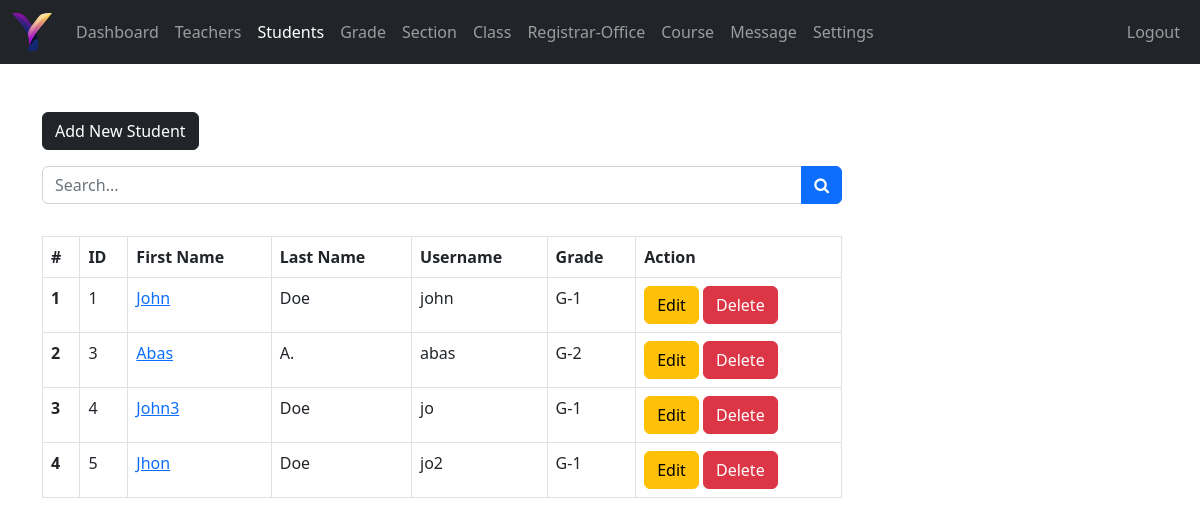
The page /admin/student.php (signed in) on the database its author committed.
### tables this page shows
CREATE TABLE `students` (
  `student_id` int(11) NOT NULL,
  `username` varchar(127) NOT NULL,
  `password` varchar(255) NOT NULL,
  `fname` varchar(127) NOT NULL,
  `lname` varchar(255) NOT NULL,
  `grade` int(11) NOT NULL,
  `section` int(11) NOT NULL,
  `address` varchar(31) NOT NULL,
  `gender` varchar(7) NOT NULL,
  `email_address` varchar(255) NOT NULL,
  `date_of_birth` date NOT NULL,
  `date_of_joined` timestamp NULL DEFAULT current_timestamp(),
  `parent_fname` varchar(127) NOT NULL,
  `parent_lname` varchar(127) NOT NULL,
  `parent_phone_number` varchar(31) NOT NULL
);

CREATE TABLE `grades` (
  `grade_id` int(11) NOT NULL,
  `grade` varchar(31) NOT NULL,
  `grade_code` varchar(7) NOT NULL
);

### admin/data/student.php (called while the page is built, shortened)
<?php
function getAllStudents($conn){
   $sql = "SELECT * FROM students";
   $stmt = $conn->prepare($sql);
   $stmt->execute();
   if ($stmt->rowCount() >= 1) {
     $students = $stmt->fetchAll();
     return $students;
   }else {
   	return 0;
   }
}

### admin/data/grade.php (called while the page is built, shortened)
<?php
function getGradeById($grade_id, $conn){
   $sql = "SELECT * FROM grades
           WHERE grade_id=?";
   $stmt = $conn->prepare($sql);
   $stmt->execute([$grade_id]);
   if ($stmt->rowCount() == 1) {
     $grade = $stmt->fetch();
     return $grade;
   }else {
    return 0;
   }
}

### admin/student.php (the view, shortened to what this page needs)
<?php
if (isset($_SESSION['admin_id']) &&
    isset($_SESSION['role'])) {
    if ($_SESSION['role'] == 'Admin') {
       include "../DB_connection.php";
       include "data/student.php";
       include "data/grade.php";
       $students = getAllStudents($conn);
 ?>
<!DOCTYPE html>
<html lang="en">
<head>
	<link rel="stylesheet" href="https://cdn.jsdelivr.net/npm/bootstrap@5.2.0/dist/css/bootstrap.min.css">
	<link rel="stylesheet" href="../css/style.css">
  <link rel="stylesheet" href="https://cdnjs.cloudflare.com/ajax/libs/font-awesome/4.7.0/css/font-awesome.min.css">
</head>
<body>
    <?php
        include "inc/navbar.php";
        if ($students != 0) {
     ?>
     <div class="container mt-5">
        <a href="student-add.php"
           class="btn btn-dark">Add New Student</a>
           <form action="student-search.php"
                 class="mt-3 n-table"
                 method="get">
             <div class="input-group mb-3">
                <input type="text"
                       class="form-control"
                       name="searchKey"
                       placeholder="Search...">
                <button class="btn btn-primary">
                        <i class="fa fa-search"
                           aria-hidden="true"></i>
                      </button>
             </div>
           </form>
           <div class="table-responsive">
              <table class="table table-bordered mt-3 n-table">
                <thead>
                  <tr>
                    <th scope="col">#</th>
                    <th scope="col">ID</th>
                    <th scope="col">First Name</th>
                    <th scope="col">Last Name</th>
                    <th scope="col">Username</th>
                    <th scope="col">Grade</th>
                    <th scope="col">Action</th>
                  </tr>
                </thead>
                <tbody>
                  <?php $i = 0; foreach ($students as $student ) {
                    $i++;  ?>
                  <tr>
                    <th scope="row"><?=$i?></th>
                    <td><?=$student['student_id']?></td>
                    <td>
                      <a href="student-view.php?student_id=<?=$student['student_id']?>">
                        <?=$student['fname']?>
                      </a>
                    </td>
                    <td><?=$student['lname']?></td>
                    <td><?=$student['username']?></td>
                    <td>
                      <?php
                           $grade = $student['grade'];
                           $g_temp = getGradeById($grade, $conn);
                           if ($g_temp != 0) {
                              echo $g_temp['grade_code'].'-'.
                                     $g_temp['grade'];
                            }
                        ?>
                    </td>
                    <td>
                        <a href="student-edit.php?student_id=<?=$student['student_id']?>"
                           class="btn btn-warning">Edit</a>
                        <a href="student-delete.php?student_id=<?=$student['student_id']?>"
                           class="btn btn-danger">Delete</a>
                    </td>
                  </tr>
                <?php } ?>
                </tbody>
              </table>
           </div>
         <?php } ?>
     </div>
</body>
</html>
<?php
  }else {
    header("Location: ../login.php");
    exit;
  }
}else {
	header("Location: ../login.php");
	exit;
}
?>

### css/style.css (style rules this page uses)
.n-table { max-width: 800px; }

### rows shown on the page
students: student_id "1", fname "John", lname "Doe", username "john", grades.grade_code "G", grades.grade "1"
students: student_id "3", fname "Abas", lname "A.", username "abas", grades.grade_code "G", grades.grade "2"
students: student_id "4", fname "John3", lname "Doe", username "jo", grades.grade_code "G", grades.grade "1"
students: student_id "5", fname "Jhon", lname "Doe", username "jo2", grades.grade_code "G", grades.grade "1"
